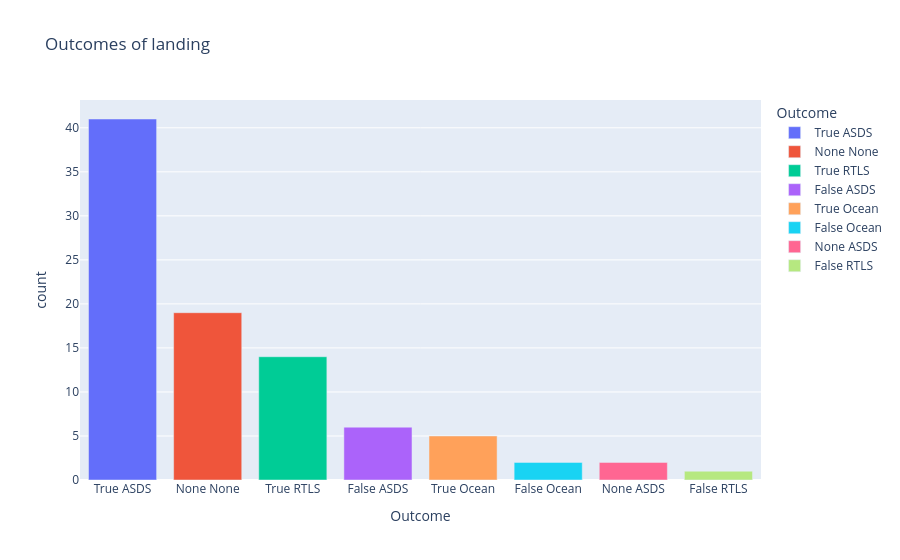

The notebook cell saved with this chart:
### Code cell
# outcome results
px.bar(outcomes,x='Outcome',y='count',color='Outcome',hover_data='count',title='Outcomes of landing')

### Figure 1 — Plotly figure (JSON) as saved in the notebook; plotly's stock layout.template omitted (floating-point values rounded to 4 significant figures)
{"data": [{"hovertemplate": "Outcome=%{x}<br>count=%{y}<extra></extra>", "legendgroup": "True ASDS", "marker": {"color": "#636efa", "pattern": {"shape": ""}}, "name": "True ASDS", "orientation": "v", "showlegend": true, "textposition": "auto", "type": "bar", "x": ["True ASDS"], "xaxis": "x", "y": [41], "yaxis": "y"}, {"hovertemplate": "Outcome=%{x}<br>count=%{y}<extra></extra>", "legendgroup": "None None", "marker": {"color": "#EF553B", "pattern": {"shape": ""}}, "name": "None None", "orientation": "v", "showlegend": true, "textposition": "auto", "type": "bar", "x": ["None None"], "xaxis": "x", "y": [19], "yaxis": "y"}, {"hovertemplate": "Outcome=%{x}<br>count=%{y}<extra></extra>", "legendgroup": "True RTLS", "marker": {"color": "#00cc96", "pattern": {"shape": ""}}, "name": "True RTLS", "orientation": "v", "showlegend": true, "textposition": "auto", "type": "bar", "x": ["True RTLS"], "xaxis": "x", "y": [14], "yaxis": "y"}, {"hovertemplate": "Outcome=%{x}<br>count=%{y}<extra></extra>", "legendgroup": "False ASDS", "marker": {"color": "#ab63fa", "pattern": {"shape": ""}}, "name": "False ASDS", "orientation": "v", "showlegend": true, "textposition": "auto", "type": "bar", "x": ["False ASDS"], "xaxis": "x", "y": [6], "yaxis": "y"}, {"hovertemplate": "Outcome=%{x}<br>count=%{y}<extra></extra>", "legendgroup": "True Ocean", "marker": {"color": "#FFA15A", "pattern": {"shape": ""}}, "name": "True Ocean", "orientation": "v", "showlegend": true, "textposition": "auto", "type": "bar", "x": ["True Ocean"], "xaxis": "x", "y": [5], "yaxis": "y"}, {"hovertemplate": "Outcome=%{x}<br>count=%{y}<extra></extra>", "legendgroup": "False Ocean", "marker": {"color": "#19d3f3", "pattern": {"shape": ""}}, "name": "False Ocean", "orientation": "v", "showlegend": true, "textposition": "auto", "type": "bar", "x": ["False Ocean"], "xaxis": "x", "y": [2], "yaxis": "y"}, {"hovertemplate": "Outcome=%{x}<br>count=%{y}<extra></extra>", "legendgroup": "None ASDS", "marker": {"color": "#FF6692", "pattern": {"shape": ""}}, "name": "None ASDS", "orientation": "v", "showlegend": true, "textposition": "auto", "type": "bar", "x": ["None ASDS"], "xaxis": "x", "y": [2], "yaxis": "y"}, {"hovertemplate": "Outcome=%{x}<br>count=%{y}<extra></extra>", "legendgroup": "False RTLS", "marker": {"color": "#B6E880", "pattern": {"shape": ""}}, "name": "False RTLS", "orientation": "v", "showlegend": true, "textposition": "auto", "type": "bar", "x": ["False RTLS"], "xaxis": "x", "y": [1], "yaxis": "y"}], "layout": {"barmode": "relative", "legend": {"title": {"text": "Outcome"}, "tracegroupgap": 0}, "title": {"text": "Outcomes of landing"}, "xaxis": {"anchor": "y", "categoryarray": ["True ASDS", "None None", "True RTLS", "False ASDS", "True Ocean", "False Ocean", "None ASDS", "False RTLS"], "categoryorder": "array", "domain": [0, 1], "title": {"text": "Outcome"}}, "yaxis": {"anchor": "x", "domain": [0, 1], "title": {"text": "count"}}}}
